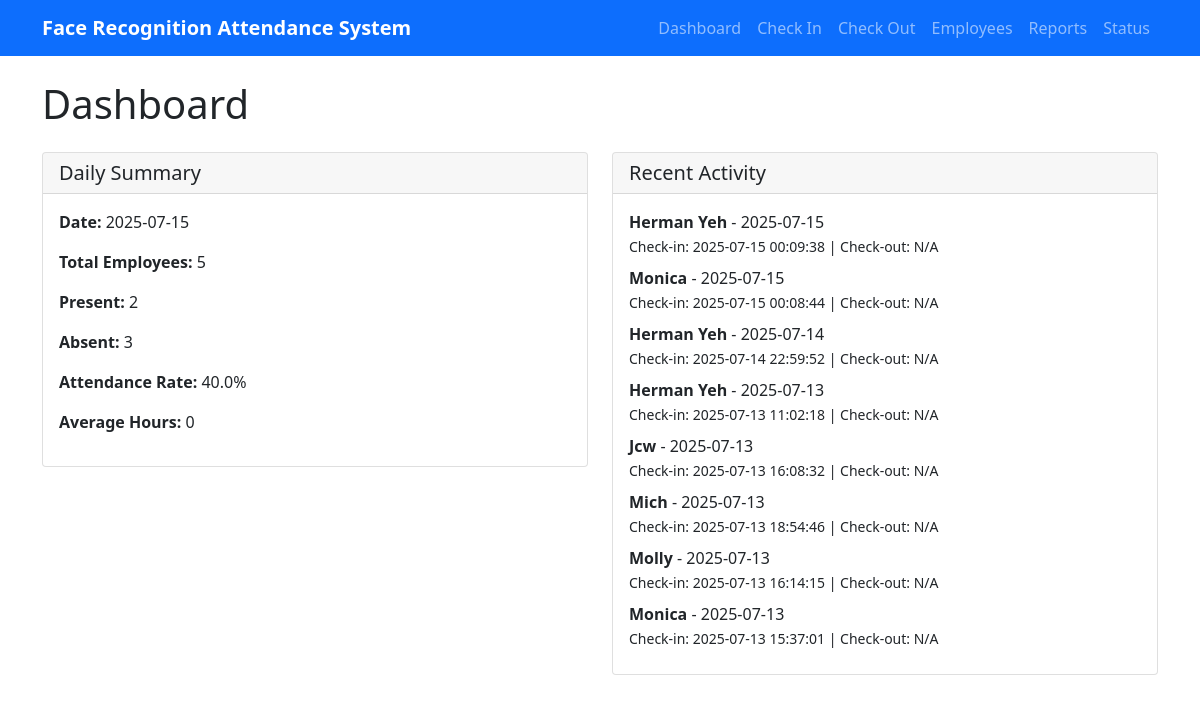
Page /dashboard on the earlier database version.
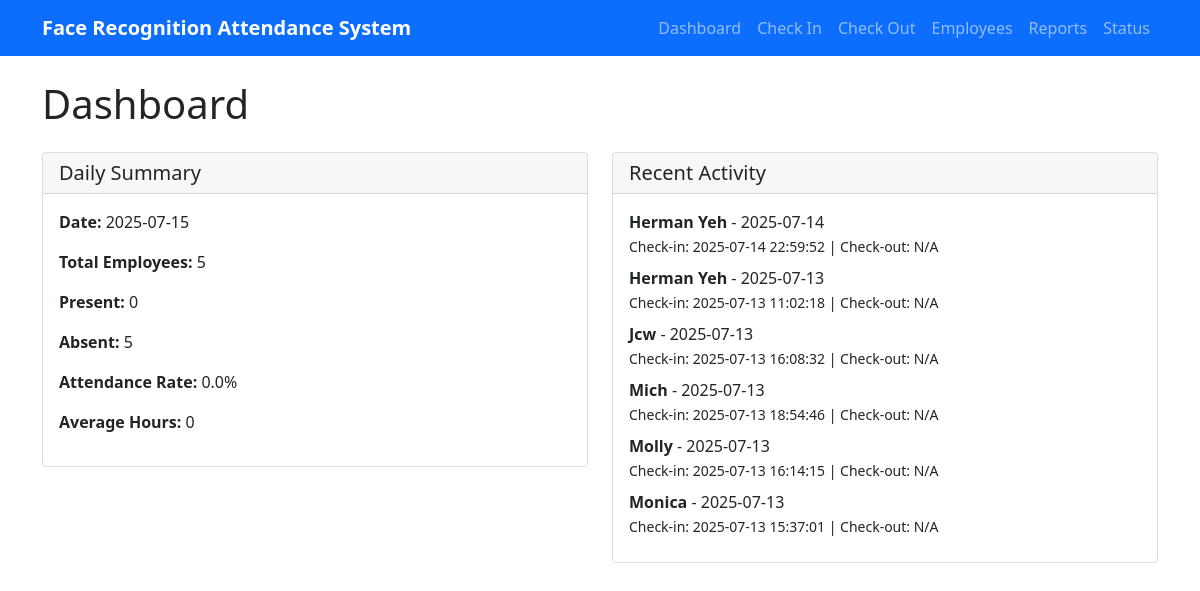
Same page on the later database version.
### tables this page shows
CREATE TABLE attendance (
                    id INTEGER PRIMARY KEY AUTOINCREMENT,
                    name TEXT NOT NULL,
                    date TEXT NOT NULL,
                    check_in_time TEXT,
                    check_out_time TEXT,
                    total_hours REAL,
                    status TEXT DEFAULT 'present',
                    created_at TIMESTAMP DEFAULT CURRENT_TIMESTAMP
                );

### attendance_web_server.py (the view)
@app.route('/dashboard')
def dashboard():
    db = get_db()
    summary = db.get_daily_summary()
    recent_records = db.get_attendance_report()[:10]
    employees = db.get_employees()
    return render_template('dashboard.html',
                         summary=summary,
                         recent_records=recent_records,
                         employees=employees)

### attendance_database.py (called while the page is built)
    def get_employees(self) -> List[Dict]:
        if self.conn is None or self.cursor is None:
            print("Database not initialized")
            return []
        try:
            self.cursor.execute('''
                SELECT id, name, employee_id, department, position
                FROM employees
                WHERE is_active = 1
                ORDER BY name
            ''')
            employees = []
            for row in self.cursor.fetchall():
                employees.append({
                    'id': row[0],
                    'name': row[1],
                    'employee_id': row[2],
                    'department': row[3],
                    'position': row[4]
                })
            return employees
        except Exception as e:
            print(f"Error getting employees: {e}")
            return []

### attendance_web_server.py (called while the page is built)
def get_db():
    global db
    if db is None:
        db = AttendanceDatabase()
    return db

### templates/dashboard.html (shortened to what this page needs)
{% extends "base.html" %}
{% block content %}
<h1 class="mb-4">Dashboard</h1>
<div class="row">
    <div class="col-md-6">
        <div class="card">
            <div class="card-header">
                <h5 class="card-title mb-0">Daily Summary</h5>
            </div>
            <div class="card-body">
                <p><strong>Date:</strong> {{ summary.date }}</p>
                <p><strong>Total Employees:</strong> {{ summary.total_employees }}</p>
                <p><strong>Present:</strong> {{ summary.present_employees }}</p>
                <p><strong>Absent:</strong> {{ summary.absent_employees }}</p>
                <p><strong>Attendance Rate:</strong> {{ "%.1f"|format(summary.attendance_rate) }}%</p>
                <p><strong>Average Hours:</strong> {{ summary.average_hours }}</p>
            </div>
        </div>
    </div>
    <div class="col-md-6">
        <div class="card">
            <div class="card-header">
                <h5 class="card-title mb-0">Recent Activity</h5>
            </div>
            <div class="card-body">
                {% if recent_records %}
                    {% for record in recent_records %}
                        <div class="mb-2">
                            <strong>{{ record.name }}</strong> - {{ record.date }}<br>
                            <small>Check-in: {{ record.check_in_time or 'N/A' }} |
                                   Check-out: {{ record.check_out_time or 'N/A' }}</small>
                        </div>
                    {% endfor %}
                {% else %}
                    <p>No recent activity</p>
                {% endif %}
            </div>
        </div>
    </div>
</div>
{% endblock %}

Differences in the rows shown:
removed attendance: name "Herman Yeh", date "2025-07-15", check_in_time "2025-07-15 00:09:38", check_out_time "N/A"
removed attendance: name "Monica", date "2025-07-15", check_in_time "2025-07-15 00:08:44", check_out_time "N/A"
Other differences:
{{ summary.present_employees }}: "2" → "0"
{{ summary.absent_employees }}: "3" → "5"
{{ "%.1f"|format(summary.attendance_rate) }}: "40.0" → "0.0"
